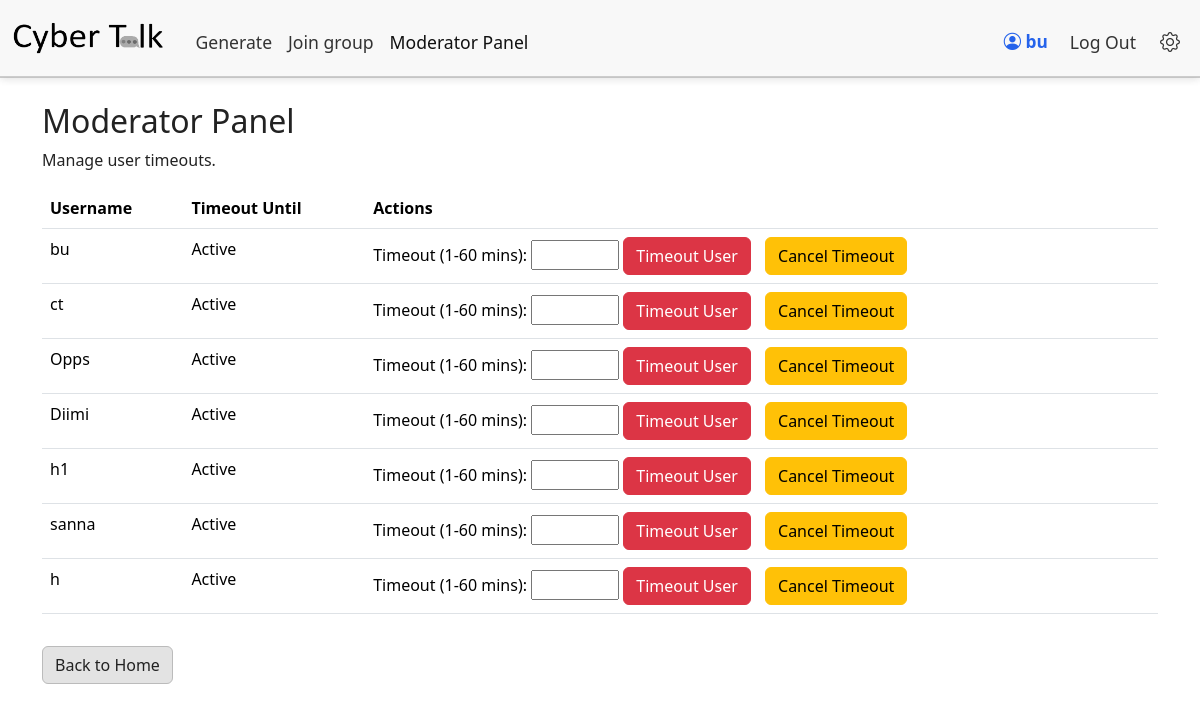
Page /mod (signed in) on the committed database.
### tables this page shows
CREATE TABLE users (id INTEGER PRIMARY KEY AUTOINCREMENT NOT NULL, username TEXT NOT NULL, hash TEXT NOT NULL, emoji TEXT);

### app.py (the view, shortened to what this page needs)
@app.route("/mod", methods=["GET", "POST"])
@login_required
def mod_panel():
    if current_user.username.strip() not in ["h", "Diimi", "bu", "ct"]:
        flash("Access denied: Moderator privileges required.")
        return redirect(url_for("index"))
    users = [{"username": user["username"]} for user in db.execute("SELECT username FROM users")]
    return render_template("mod.html", users=users, timeouts=timeouts)

### app.py (called while the page is built)
@login_manager.user_loader
def load_user(user_id):
    user = db.execute("SELECT * FROM users WHERE id = ?", user_id)
    if user:
        user_obj = User()
        user_obj.id = user[0]['id']
        user_obj.username = user[0]['username']
        user_obj.emoji = user[0]['emoji']
        return user_obj
    return None

@app.context_processor
def inject_settings():
    if current_user.is_authenticated:
        user_settings = load_user_settings(current_user.id)
        return dict(settings=user_settings)
    return dict(settings=None)

@app.after_request
def after_request(response):
    response.headers["Cache-Control"] = "no-cache, no-store, must-revalidate"
    response.headers["Expires"] = 0
    response.headers["Pragma"] = "no-cache"
    return response

def get_settings_path(user_id):
    return os.path.join(SETTINGS_DIR, f"settings_{user_id}.pkl")

def load_user_settings(user_id):
    path = get_settings_path(user_id)
    if os.path.exists(path):
        with open(path, "rb") as f:
            return pickle.load(f)
    return DEFAULT_SETTINGS.copy()

### templates/mod.html (shortened to what this page needs)
{% extends "layout.html" %}
{% block main %}
<div class="container mt-4">
    <h2>Moderator Panel</h2>
    <p>Manage user timeouts.</p>
    <table class="table">
        <thead>
            <tr>
                <th>Username</th>
                <th>Timeout Until</th>
                <th>Actions</th>
            </tr>
        </thead>
        <tbody>
            {% for user in users %}
            <tr>
                <td>{{ user.username }}</td>
                <td>{{ timeouts.get(user.username, "Active") }}</td>
                <td>
                    <form method="POST" action="{{ url_for('mod_panel') }}" style="display: inline-block;">
                        <label>Timeout (1-60 mins):</label>
                        <input type="number" name="timeout_duration" min="1" max="60" required>
                        <button type="submit" class="btn btn-danger">Timeout User</button>
                    </form>
                    <form method="POST" action="{{ url_for('cancel_timeout', username=user.username) }}" style="display: inline-block; margin-left: 10px;">
                        <button type="submit" class="btn btn-warning">Cancel Timeout</button>
                    </form>
                </td>
            </tr>
            {% endfor %}
        </tbody>
    </table>
    <a href="/" class="btn btn-primary mt-3">Back to Home</a>
</div>
{% endblock %}

### templates/layout.html (shortened to what this page needs)
<!DOCTYPE html>
<html lang="en">
<head>
    <link href="https://cdn.jsdelivr.net/npm/bootstrap@5.3.3/dist/css/bootstrap.min.css" rel="stylesheet">
    <link rel="stylesheet" href="https://cdn.jsdelivr.net/npm/bootstrap-icons/font/bootstrap-icons.css">
    <link id="themeStylesheet" rel="stylesheet" href="/static/styles.css">
</head>
<body>
    <div class="navbar-color">
        <nav class="navbar navbar-expand-md navbar-color">
            <div class="container-fluid">
                <a class="navbar-brand d-flex align-items-center" id="navbarBrand" href="/">
                    <img src="/static/logo.png" alt="WebChat Logo" class="me-2">
                </a>
                <div class="collapse navbar-collapse" id="navbar">
                    <div class="d-flex justify-content-center flex-grow-1">
                        {% if current_user.is_authenticated %}
                        <ul class="navbar-nav me-auto mt-2 mb-2 mb-md-0">
                            <li class="nav-item"><a class="nav-link" href="/generate">Generate</a></li>
                            <li class="nav-item"><a class="nav-link" href="/chat">Join group</a></li>
                            {% if current_user.username in ["h", "ct", "bu", "Diimi"] %}
                                <li class="nav-item"><a class="nav-link" href="/mod">Moderator Panel</a></li>
                            {% endif %}
                        </ul>
                        {% endif %}
                    </div>
                    <ul class="navbar-nav ms-auto mt-2 mb-2 mb-md-0 align-items-center">
                        {% if current_user.is_authenticated %}
                        <li class="nav-item d-flex align-items-center user-info">
                            <span class="me-2"><i class="bi bi-person-circle"></i> {{ current_user.username }}</span>
                        </li>
                        <li class="nav-item">
                            <a class="nav-link" href="/logout">Log Out</a>
                        </li>
                        <li class="nav-item d-flex align-items-center">
                            <a class="nav-link" href="/settings" title="Settings">
                                <i class="bi bi-gear ms-2" style="font-size: 20px;"></i>
                            </a>
                        </li>
                        {% endif %}
                    </ul>
                </div>
            </div>
        </nav>
    </div>
    {% block main %}{% endblock %}
</body>
</html>

### static/styles.css (style rules this page uses)
body[data-theme='light'] { background-color: #FFFFFF; color: #222222; }
body[data-theme='light'] .btn-primary { background-color: #E3E3E3; color: #222222; border: 1px solid #BBBBBB; }
body[data-theme='light'] .navbar-color { background-color: #F8F8F8; color: #222222; border-bottom: 1px solid #CCCCCC; }
body[data-theme='light'] .nav-link { color: #444444; }

### templates/layout.html (style rules this page uses)
body { transition: background-color 0.3s, color 0.3s; }
.navbar-color { background-color: #fff; color: #333 !important; border-bottom: 2px solid #2563eb; box-shadow: 0 2px 8px rgba(0,0,0,0.06); }
.navbar { background: transparent !important; }
.navbar-brand img { height: 50px; transition: filter 0.3s; }
.navbar-brand, .navbar-nav .nav-link { color: #333 !important; font-weight: 500; font-size: 1.1rem; transition: color 0.2s; }
.navbar-nav .nav-link.active, .navbar-nav .nav-link.active:focus { color: #111 !important; }
.user-info { color: #2563eb; font-weight: 600; margin-right: 6px; font-size: 1.08rem; }
.nav-link .bi-gear { vertical-align: -2px; }

### rows in the picture
users: username "bu", get "Active"
users: username "ct", get "Active"
users: username "Opps", get "Active"
users: username "Diimi", get "Active"
users: username "h1", get "Active"
users: username "sanna", get "Active"

### other values in the picture
{{ user.username }} "h"
{{ timeouts.get(user.username, "Active") }} "Active"
